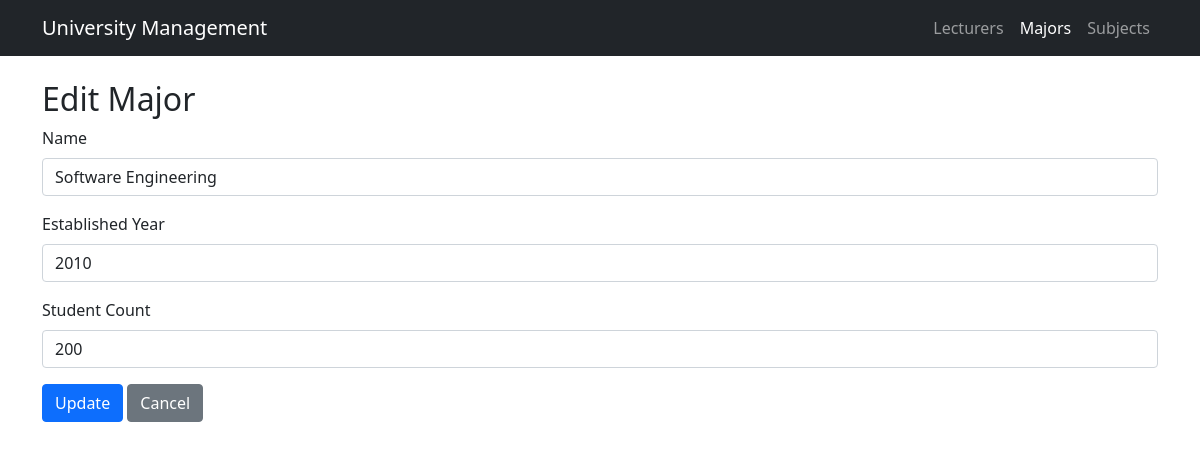
The app's page /tp_mvc25/index.php?page=majors&action=edit&id=3 with its own data.
### tables this page shows
CREATE TABLE `majors` (
  `id` int(11) NOT NULL,
  `name` varchar(100) NOT NULL,
  `established_year` year(4) NOT NULL,
  `student_count` int(11) DEFAULT 0,
  `created_at` timestamp NOT NULL DEFAULT current_timestamp()
);

### tp_mvc25/controllers/MajorController.php (called while the page is built, shortened)
<?php
include_once "models/Major.php";
class MajorController
{
    private $model;
    public function __construct($conn){
        $this->model = new Major($conn);
    }
    public function editPage($id){
        return $this->model->getById($id);
    }
}
?>

### tp_mvc25/models/Major.php (called while the page is built, shortened)
<?php
class Major
{
    private $conn;
    public function __construct($db){
        $this->conn = $db;
    }
    public function getById($id){
        $sql = "SELECT * FROM majors WHERE id = ?";
        $stmt = $this->conn->prepare($sql);
        $stmt->bind_param("i", $id);
        $stmt->execute();
        return $stmt->get_result()->fetch_assoc();
    }
}
?>

### tp_mvc25/views/MajorViews.php (the view, shortened to what this page needs)
<?php
$majorController = new MajorController($conn);
$action = $_GET['action'] ?? 'index';
$id = $_GET['id'] ?? null;
$major = null;
if ($action === 'edit' && $id && $_SERVER['REQUEST_METHOD'] === 'GET') {
    $major = $majorController->editPage($id);
}
?>
<?php include "templates/header.php"; ?>
<?php if (in_array($action, ['create', 'edit'])): ?>
    <h2><?= $action === 'create' ? 'Create' : 'Edit' ?> Major</h2>
    <form method="post" action="index.php?page=majors&action=<?= $action ?><?= $id ? '&id='.$id : '' ?>">
        <div class="mb-3">
            <label class="form-label">Name</label>
            <input type="text" name="name" class="form-control" value="<?= $major['name'] ?? '' ?>" required>
        </div>
        <div class="mb-3">
            <label class="form-label">Established Year</label>
            <input type="number" name="established_year" class="form-control"
                   value="<?= $major['established_year'] ?? '' ?>" min="1900" max="2030" required>
        </div>
        <div class="mb-3">
            <label class="form-label">Student Count</label>
            <input type="number" name="student_count" class="form-control"
                   value="<?= $major['student_count'] ?? 0 ?>" min="0" required>
        </div>
        <?php
        include "templates/form_actions.php";
        ?>
    </form>
<?php endif; ?>
<?php include "templates/footer.php"; ?>

### records on screen
majors: name "Software Engineering", established_year "2010", student_count "200"

### other values on screen
$submit_label "Update"
